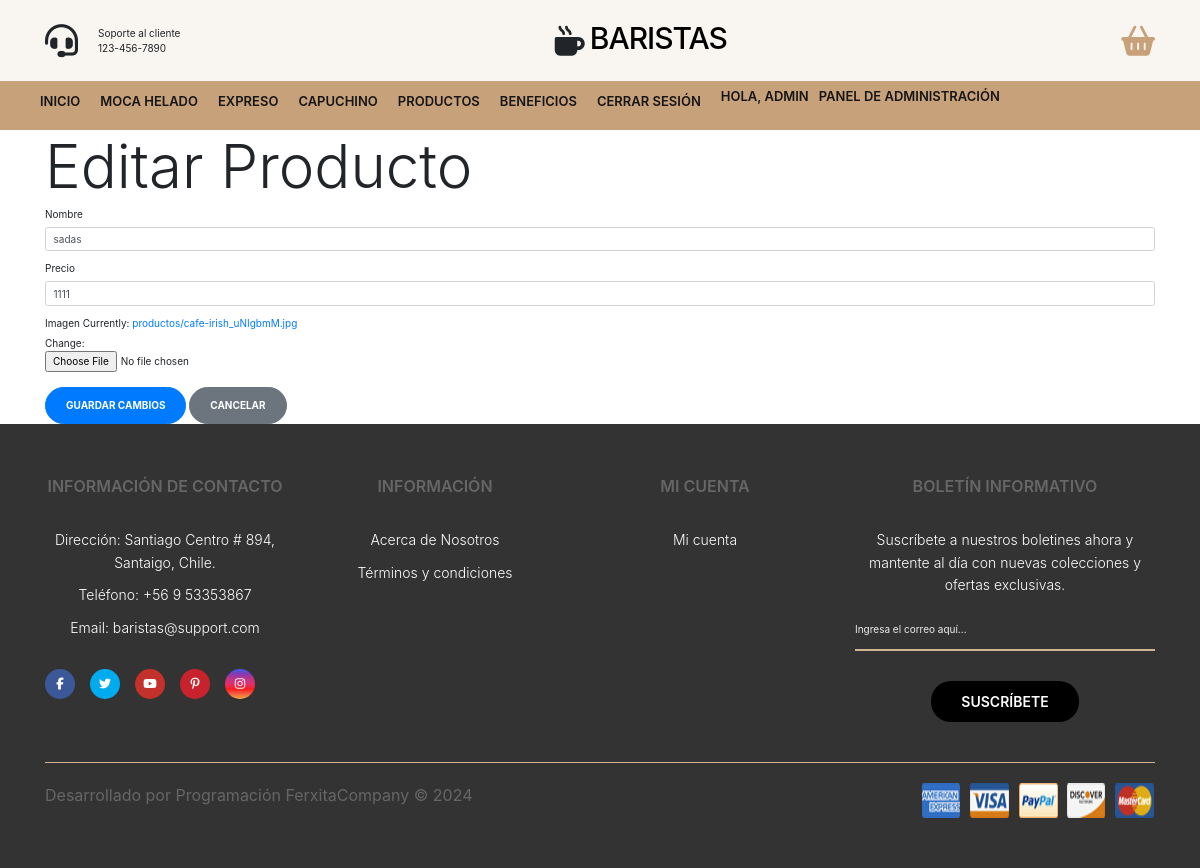
The app's page /proyecto/producto/edit/4/ (signed in), older data.
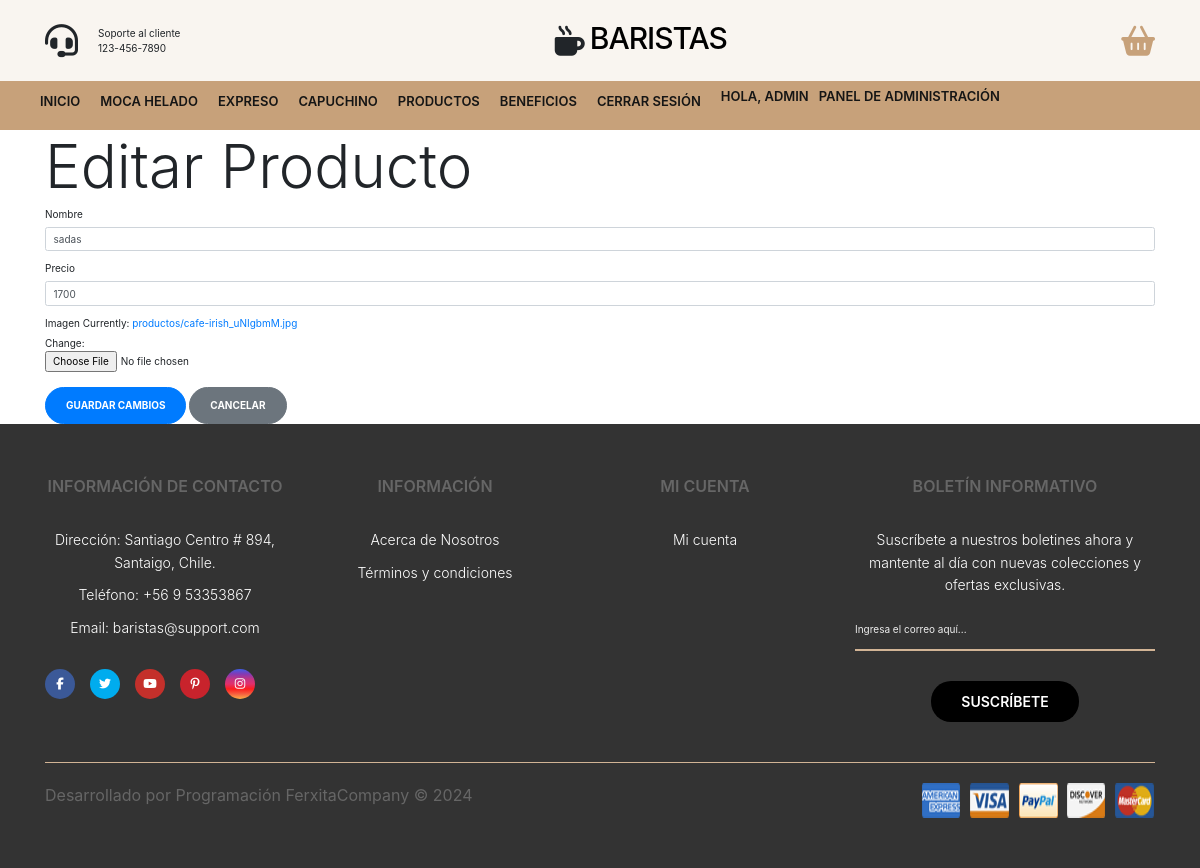
The same page, newer data.
### proyecto/models.py (models this page shows, shortened)
class Producto(models.Model):
    nombre = models.CharField(max_length=64)
    categoria = models.CharField(max_length=32)
    precio = models.DecimalField(max_digits=10, decimal_places=0)
    imagen = models.ImageField(upload_to='productos/', default='img/default.jpg')

### proyecto/views.py (the view)
# urls.py: path('producto/edit/<int:producto_id>/', views.edit_producto, name='Edit'),
@staff_member_required
def edit_producto(request, producto_id):
    producto = get_object_or_404(Producto, id=producto_id)
    if request.method == 'POST':
        form = ProductoForm(request.POST, instance=producto)
        if form.is_valid():
            form.save()
            return redirect('tienda')
    else:
        form = ProductoForm(instance=producto)
    return render(request, 'proyecto/edit_producto.html', {'form': form})

### proyecto/forms.py
class ProductoForm(forms.ModelForm):
    class Meta:
        model = Producto
        fields = ['nombre', 'precio', 'imagen']
        widgets = {
            'nombre': forms.TextInput(attrs={'class': 'form-control'}),
            'precio': forms.NumberInput(attrs={'class': 'form-control'}),
            'imagen': forms.ClearableFileInput(attrs={'class': 'form-control-file'}),
        }

### proyecto/context_processor.py (called while the page is built)
def total_carrito(request):
    total = 0
    if request.user.is_authenticated:
        if "carrito" in request.session.keys():
            for key, value in request.session["carrito"].items():
                total += int(value["acumulado"])
    return {"total_carrito": total}

### proyecto/templates/proyecto/edit_producto.html (shortened to what this page needs)
{% extends 'proyecto/base.html' %}
{% load static %}
{% block content %}
<div class="container">
    <div class="row">
        <div class="col-12 align-self-center">
            <h1 class="display-1">Editar Producto</h1>
        </div>
    </div>
    <div class="row">
        <div class="col-12">
            <form method="post" enctype="multipart/form-data">
                <div class="form-group">
                    <label for="id_nombre">Nombre</label>
                    {{ form.nombre }}
                </div>
                <div class="form-group">
                    <label for="id_precio">Precio</label>
                    {{ form.precio }}
                </div>
                <div class="form-group">
                    <label for="id_imagen">Imagen</label>
                    {{ form.imagen }}
                </div>
                <button type="submit" class="btn btn-primary">Guardar Cambios</button>
                <a href="{% url 'tienda' %}" class="btn btn-secondary">Cancelar</a>
            </form>
        </div>
    </div>
</div>
<link rel="stylesheet" href="{% static 'css/estilos.css' %}">
{% endblock %}

Row changes from the older to the newer data that the page shows:
changed Producto "sadas": precio "1111" → "1700"
